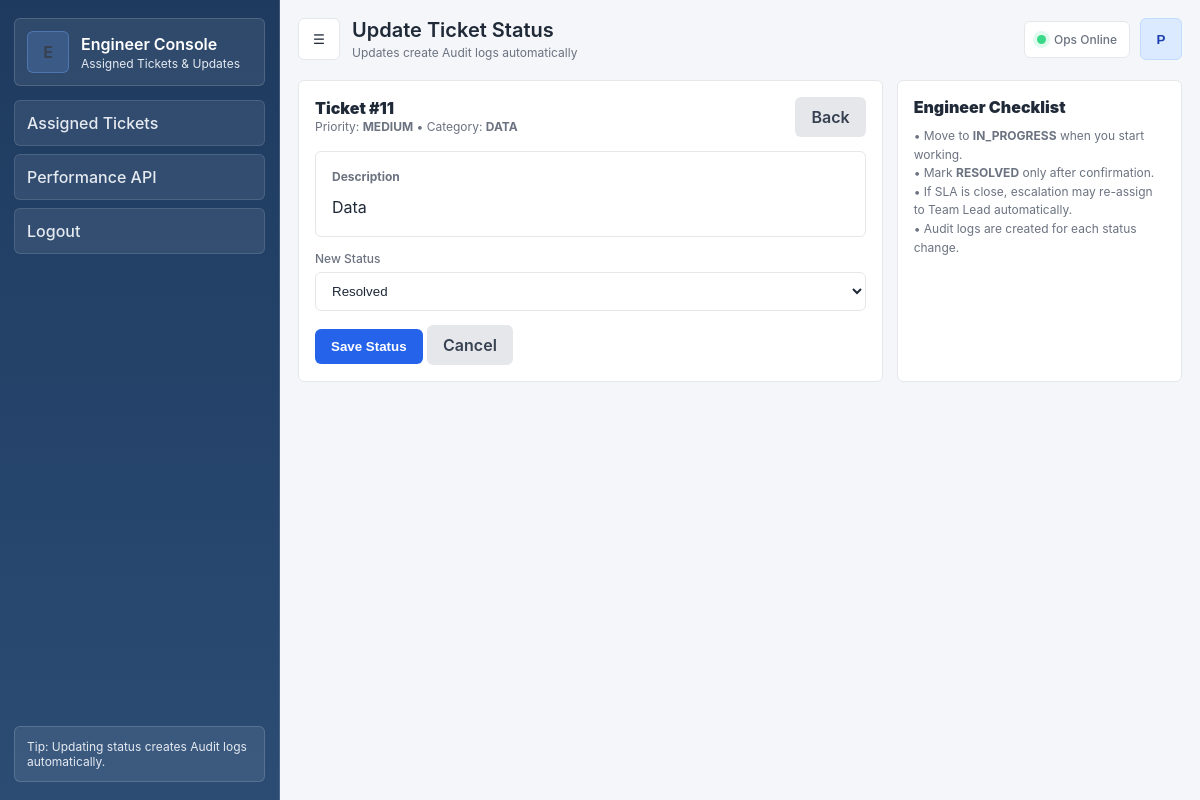
The app's page /engineer/update-ticket/11/ (signed in) with its own data.
### core/models.py (models this page shows, shortened)
class Ticket(models.Model):
    STATUS_CHOICES = [
        ('NEW', 'New'),
        ('IN_PROGRESS', 'In Progress'),
        ('RESOLVED', 'Resolved'),
        ('REOPENED', 'Reopened'),
        ('BREACHED', 'Breached'),
    ]
    PRIORITY_CHOICES = [
        ('CRITICAL', 'Critical'),
        ('HIGH', 'High'),
        ('MEDIUM', 'Medium'),
        ('LOW', 'Low'),
    ]
    CATEGORY_CHOICES = [
        ('NETWORK', 'Network Operations'),
        ('CLOUD', 'Cloud Infrastructure'),
        ('SERVER', 'Server Administration'),
        ('DATABASE', 'Database Administration'),
        ('DEVOPS', 'DevOps'),
        ('CYBER', 'Cybersecurity'),
        ('RISK', 'Risk & Compliance'),
        ('APP', 'Application Support'),
        ('AI', 'AI/ML Operations'),
        ('DATA', 'Data Engineering'),
        ('SRE', 'SRE'),
        ('INCIDENT', 'Incident Response'),
    ]
    is_deleted = models.BooleanField(default=False)
    deleted_at = models.DateTimeField(null=True, blank=True)
    client = models.ForeignKey(Client, on_delete=models.CASCADE)
    assigned_to = models.ForeignKey(User, on_delete=models.SET_NULL, null=True, blank=True)
    department = models.ForeignKey(Department, null=True, blank=True, on_delete=models.SET_NULL)
    priority = models.CharField(max_length=20, choices=PRIORITY_CHOICES)
    category = models.CharField(max_length=50, choices=CATEGORY_CHOICES)
    description = models.TextField()
    status = models.CharField(max_length=20, choices=STATUS_CHOICES, default='NEW')
    created_at = models.DateTimeField(auto_now_add=True)
    resolved_at = models.DateTimeField(null=True, blank=True)
    current_escalation_level = models.IntegerField(default=0)
    escalation_count = models.IntegerField(default=0)
    breached = models.BooleanField(default=False)
    breach_time = models.DateTimeField(null=True, blank=True)
    risk_score = models.FloatField(null=True, blank=True)
    risk_level = models.CharField(max_length=20, null=True, blank=True)
    sla_deadline = models.DateTimeField(null=True, blank=True)
    sla_paused = models.BooleanField(default=False)
    pause_started_at = models.DateTimeField(null=True, blank=True)
    total_pause_duration = models.FloatField(default=0)
    objects = ActiveTicketManager()
    all_objects = models.Manager()

### core/views.py (the view, shortened to what this page needs)
# urls.py: path('engineer/update-ticket/<int:ticket_id>/', update_ticket_status, name='update_ticket_status'),
@login_required
def update_ticket_status(request, ticket_id):
    if not is_engineer(request.user):
        return HttpResponse("Only engineers can update tickets.")
    try:
        ticket = Ticket.objects.get(id=ticket_id, assigned_to=request.user)
    except Ticket.DoesNotExist:
        return HttpResponse("Ticket not found or not assigned to you.")
    return render(request, "update_ticket.html", {"ticket": ticket})

### core/models.py (called while the page is built)
    def get_queryset(self):
        return super().get_queryset().filter(is_deleted=False)

### core/views.py (called while the page is built)
def is_engineer(user):
    return user.groups.filter(name='ENGINEERS').exists()

### core/templates/update_ticket.html (shortened to what this page needs)
{% extends "base_engineer.html" %}
{% block page_title %}Update Ticket Status{% endblock %}
{% block page_subtitle %}Updates create Audit logs automatically{% endblock %}
{% block content %}
<div class="grid">
  <div class="card col-8">
    <div class="flex-between">
      <div>
        <div style="font-weight:950;">Ticket #{{ ticket.id }}</div>
        <div class="small">Priority: <b>{{ ticket.priority }}</b> • Category: <b>{{ ticket.category }}</b></div>
      </div>
      <a class="btn secondary" href="{% url 'dashboard' %}">Back</a>
    </div>
    <div style="height:14px;"></div>
    <div class="card" style="background: rgba(17,28,58,.25);">
      <div class="small"><b>Description</b></div>
      <div style="margin-top:8px; line-height:1.6;">{{ ticket.description }}</div>
    </div>
    <div style="height:14px;"></div>
    <form method="POST" action="{% url 'update_ticket_status' ticket.id %}">
      <label class="label">New Status</label>
      <select class="select" name="status" required>
        <option value="RESOLVED" {% if ticket.status == "RESOLVED" %}selected{% endif %}>Resolved</option>
      </select>
      <div style="height:14px;"></div>
      <button class="btn" type="submit"> Save Status</button>
      <a class="btn secondary" href="{% url 'dashboard' %}">Cancel</a>
    </form>
  </div>
  <div class="card col-4">
    <div style="font-weight:950;">Engineer Checklist</div>
    <div class="small" style="margin-top:10px;">
      • Move to <b>IN_PROGRESS</b> when you start working.<br/>
      • Mark <b>RESOLVED</b> only after confirmation.<br/>
      • If SLA is close, escalation may re-assign to Team Lead automatically.<br/>
      • Audit logs are created for each status change.
    </div>
  </div>
</div>
{% endblock %}

### core/templates/base_engineer.html (shortened to what this page needs)
{% load static %}
<!DOCTYPE html>
<html lang="en">
<head>
  <link rel="stylesheet" href="{% static 'core/css/styles.css' %}">
</head>
<body class="app-theme-light">
  <div class="app">
    <aside class="sidebar" id="sidebar">
      <div class="brand">
        <div class="brand-logo">E</div>
        <div>
          <div class="brand-title">Engineer Console</div>
          <div class="brand-sub">Assigned Tickets & Updates</div>
        </div>
      </div>
      <nav class="nav">
        <a class="nav-item" href="{% url 'dashboard' %}"> Assigned Tickets</a>
        <a class="nav-item" href="/api/engineer-performance/" target="_blank"> Performance API</a>
        <a class="nav-item" href="{% url 'logout' %}"> Logout</a>
      </nav>
      <div class="sidebar-footer">
        Tip: Updating status creates Audit logs automatically.
      </div>
    </aside>
    <main class="main">
      <header class="topbar">
        <div class="top-left">
          <button class="icon-btn" id="toggleSidebar" type="button" aria-label="Toggle sidebar">☰</button>
          <div class="page-title">
            {% block page_title %}Engineer Console{% endblock %}
            <div class="page-subtitle">{% block page_subtitle %}Work on assigned SLA tickets{% endblock %}</div>
          </div>
        </div>
        <div class="top-right">
          <div class="chip"><span class="dot"></span><span>Ops Online</span></div>
          <button class="avatar avatar-btn" id="profileBtn" type="button"
                  aria-haspopup="true" aria-expanded="false"
                  title="{{ request.user.username }}">
            {{ request.user.username|slice:":1"|upper }}
          </button>
        </div>
      </header>
      <section class="content">
        {% block content %}{% endblock %}
      </section>
    </main>
  </div>
</body>
</html>

### records on screen
Ticket: id "11", priority "MEDIUM", category "DATA", description "Data", status "Resolved"

### other values on screen
{{ request.user.username|slice:":1"|upper }} "P"
